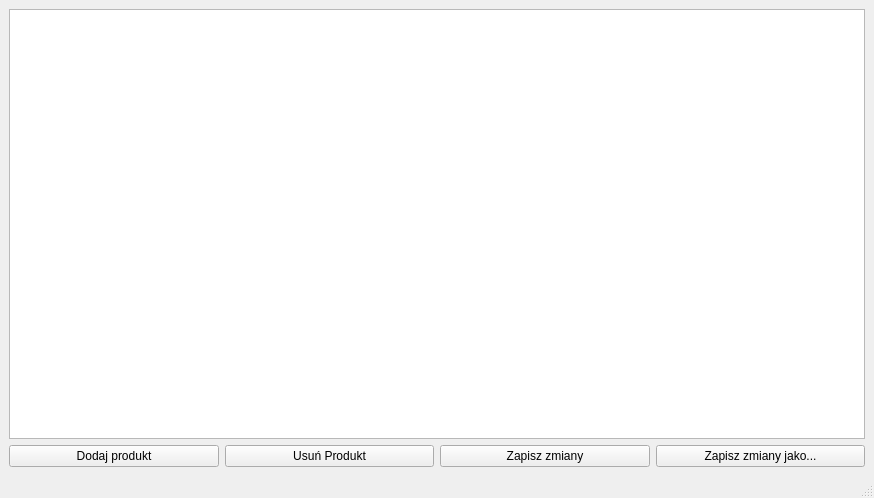
<?xml version="1.0" encoding="UTF-8"?>
<ui version="4.0">
 <class>baseManagerWindow</class>
 <widget class="QMainWindow" name="baseManagerWindow">
  <property name="geometry">
   <rect>
    <x>0</x>
    <y>0</y>
    <width>874</width>
    <height>498</height>
   </rect>
  </property>
  <property name="windowTitle">
   <string>Menadżer produktów</string>
  </property>
  <widget class="QWidget" name="centralwidget">
   <property name="sizePolicy">
    <sizepolicy hsizetype="Fixed" vsizetype="Fixed">
     <horstretch>0</horstretch>
     <verstretch>0</verstretch>
    </sizepolicy>
   </property>
   <layout class="QGridLayout" name="gridLayout_2">
    <item row="0" column="0">
     <widget class="QTableView" name="baseProductTableView">
      <property name="selectionBehavior">
       <enum>QAbstractItemView::SelectRows</enum>
      </property>
      <attribute name="horizontalHeaderCascadingSectionResizes">
       <bool>false</bool>
      </attribute>
      <attribute name="horizontalHeaderDefaultSectionSize">
       <number>60</number>
      </attribute>
     </widget>
    </item>
    <item row="1" column="0">
     <layout class="QGridLayout" name="gridLayout">
      <item row="0" column="2">
       <widget class="QPushButton" name="saveButton">
        <property name="text">
         <string>Zapisz zmiany</string>
        </property>
       </widget>
      </item>
      <item row="0" column="3">
       <widget class="QPushButton" name="saveAsButton">
        <property name="text">
         <string>Zapisz zmiany jako...</string>
        </property>
       </widget>
      </item>
      <item row="0" column="0">
       <widget class="QPushButton" name="addProductButton">
        <property name="text">
         <string>Dodaj produkt</string>
        </property>
       </widget>
      </item>
      <item row="0" column="1">
       <widget class="QPushButton" name="deleteProductButton">
        <property name="text">
         <string>Usuń Produkt</string>
        </property>
       </widget>
      </item>
     </layout>
    </item>
   </layout>
  </widget>
  <widget class="QMenuBar" name="menubar">
   <property name="geometry">
    <rect>
     <x>0</x>
     <y>0</y>
     <width>874</width>
     <height>21</height>
    </rect>
   </property>
  </widget>
  <widget class="QStatusBar" name="statusbar"/>
 </widget>
 <resources/>
 <connections/>
</ui>
